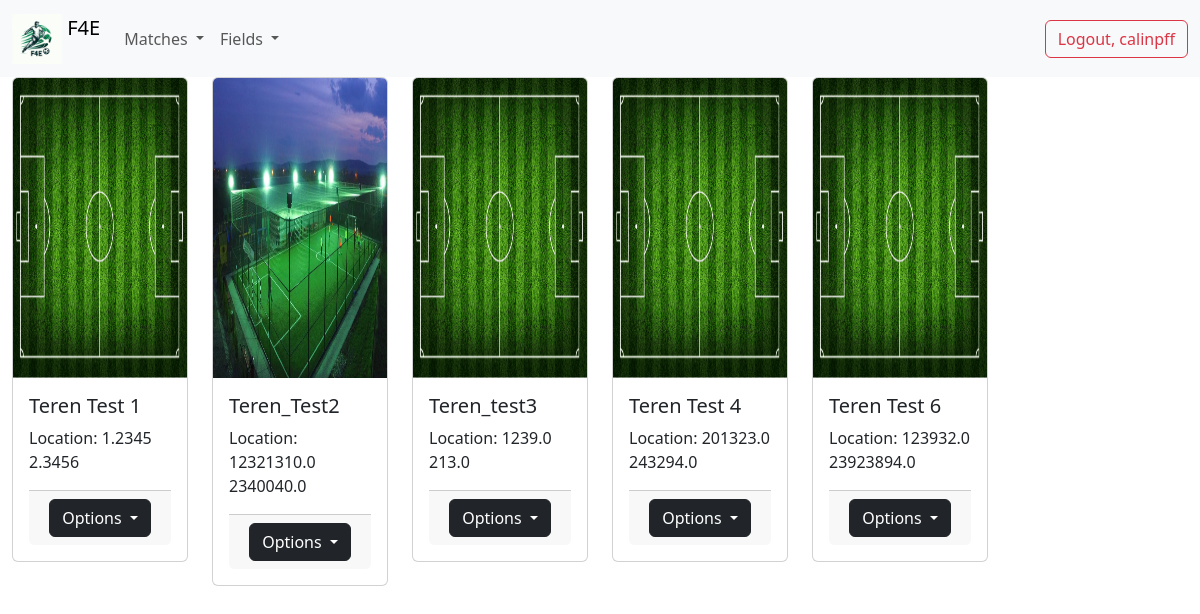
Screenshot of /list-of-fields/ (signed in) with the database file from the repository.
### players/models.py (models this page shows)
class Player(AbstractUser):
    pass

class Field(models.Model):
    name = models.CharField(max_length=250)
    latitude = models.FloatField()
    longitude = models.FloatField()
    field_image = models.ImageField(upload_to='field_image/', default="field_image/teren_sintetic_test.png")
    def __str__(self):
        return self.name

### players/views.py (the view)
# urls.py: path('list-of-fields/', views.FieldListView.as_view(), name='field_list'),
class FieldListView(LoginRequiredMixin, ListView):
    template_name = 'fields/list_of_fields.html'
    model = Field
    context_object_name = 'all_fields'

### templates/fields/list_of_fields.html (shortened to what this page needs)
{% extends 'base.html' %}
{% load static %}
{% block content %}
    <div class="container-fluid">
        <div class="row gy-5">
        {% for field in all_fields %}
                <div class="col-md-2">
                    <div class="card">
                        {% if field.field_image %}
                            <img src="{{ field.field_image.url }}" class="card-img-top" height="300"
                                 alt="Field Preview">
                            {% else %}
                            <img src="{% static 'images/teren_sintetic_test.png' %}" class="card-img-top" height="300"
                                 alt="Field Preview">
                        {% endif %}
                        <div class="card-body">
                            <h5 class="card-title">{{ field }}</h5>
                            <p class="card-text">Location: {{ field.latitude }} {{ field.longitude }}</p>
                            <div class="card-footer text-center">
                            <div class="dropdown">
                                    <button class="btn btn-dark dropdown-toggle" type="button"
                                            data-bs-toggle="dropdown" aria-expanded="false">
                                        Options
                                    </button>
                                </div>
                        </div>
                        </div>
                    </div>
                </div>
            {% endfor %}
        </div>
    </div>
{% endblock %}

### templates/navbar.html (shortened to what this page needs)
{% load static %}
<nav class="navbar navbar-expand-lg bg-body-tertiary">
    <div class="container-fluid">
        <a class="navbar-brand" href="{% url 'list_of_matches' %}">
            <img src="{% static 'images/F4E.jpeg' %}" alt="Logo" width="50" height="50"
                 class="d-inline-block align-text-top">
            F4E</a>
        <div class="collapse navbar-collapse" id="navbarSupportedContent">
            <ul class="navbar-nav me-auto mb-2 mb-lg-0">
                {% if user.is_authenticated %}
                    <li class="nav-item dropdown">
                        <a class="nav-link dropdown-toggle" href="#" role="button" data-bs-toggle="dropdown"
                           aria-expanded="false">
                            Matches
                        </a>
                    <li class="nav-item dropdown">
                        <a class="nav-link dropdown-toggle" href="#" role="button" data-bs-toggle="dropdown"
                           aria-expanded="false">
                            Fields
                        </a>
                    </li>
                {% endif %}
            </ul>
            <div class="d-flex">
                {% if user.is_authenticated %}
                    <form method="post" action="{% url 'logout' %}">
                        <button type="submit" class="btn btn-outline-danger">Logout, {{ user.username }}</button>
                    </form>
                {% else %}
                    <a href="{% url 'login' %}" class="btn btn-outline-primary">Login</a>
                    <a href="{% url 'create_user' %}" class="btn btn-outline-secondary">Sign up</a>
                {% endif %}
            </div>
        </div>
    </div>
</nav>

### rows the page displays
Player: username "calinpff"
Field: field_image (picture), name "Teren Test 1", latitude "1.2345", longitude "2.3456"
Field: field_image (picture), name "Teren_Test2", latitude "12321310.0", longitude "2340040.0"
Field: field_image (picture), name "Teren_test3", latitude "1239.0", longitude "213.0"
Field: field_image (picture), name "Teren Test 4", latitude "201323.0", longitude "243294.0"
Field: field_image (picture), name "Teren Test 6", latitude "123932.0", longitude "23923894.0"
